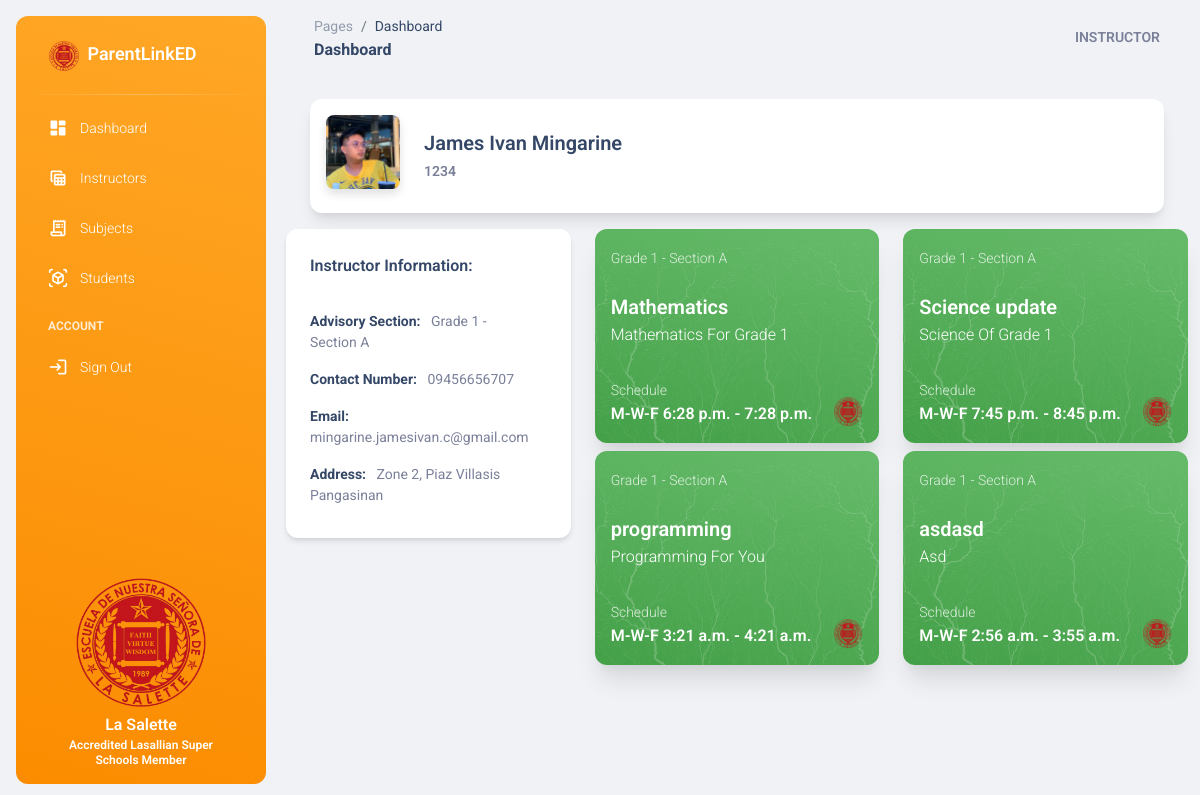
Screenshot of /instructor-info/1234/ (signed in) with the database file from the repository.
### base/models.py (models this page shows, shortened)
class Instructor(models.Model):
    user = models.OneToOneField(User, on_delete=models.CASCADE)
    employee_id = models.CharField(max_length=100, null = True, blank = True)
    contact_number = models.CharField(max_length=11, null = True, blank = True)
    address = models.CharField(max_length=255, null = True, blank = True)
    avatar = models.ImageField(upload_to='avatars/', default = '/default_avatar.png', null = True, blank = True)
    date_created = models.DateTimeField(auto_now_add=True, null = True, blank = True)

class YearLevelSection(models.Model):
    year_levels = [
        ('Grade 1', 'Grade 1'),
        ('Grade 2', 'Grade 2'),
        ('Grade 3', 'Grade 3'),
        ('Grade 4', 'Grade 4'),
        ('Grade 5', 'Grade 5'),
        ('Grade 6', 'Grade 6'),
    ]
    year_level = models.CharField(max_length=10, choices=year_levels)
    section = models.CharField(max_length=10)
    subjects = models.ManyToManyField(Subject, null=True, blank=True, related_name='year_level_sections')
    instructor = models.ForeignKey(Instructor, on_delete=models.CASCADE, related_name='year_level_sections', null = True, blank = True)
    slug = models.SlugField(max_length=255, unique=True, null=True, blank=True)
    def __str__(self):
        return f"{self.year_level} - {self.section}"

class Subject(models.Model):
    name = models.CharField(max_length=100)
    subject_code = models.CharField(max_length=100, null=True, blank=True)
    description = models.TextField(blank=True, null=True)
    day = models.CharField(max_length=100)
    start_time = models.TimeField()
    end_time = models.TimeField()
    slug = models.SlugField(max_length=255, unique=True, null=True, blank=True)

### base/views.py (the view)
# urls.py: path('instructor-info/<str:instructor_id>/', views.instructor_detail, name='instructor_detail'),
@login_required
def instructor_detail(request, instructor_id):
    instructor = Instructor.objects.get(employee_id=instructor_id)
    year_level_sections = instructor.year_level_sections.all().select_related('instructor').prefetch_related('subjects')
    context = {
        'instructor': instructor,
        'year_level_sections': year_level_sections,
    }
    return render(request, 'base/admin/instructor_detail.html', context)

### base/templates/base/admin/instructor_detail.html (shortened to what this page needs)
{% extends 'base.html' %}
{% block stylesheet %}
<stype>
{% endblock %}
{% block content %}
<div class="card shadow-lg mx-4 card-profile-bottom">
    <div class="card-body p-3">
        <div class="row gx-4">
            <div class="col-auto">
                <div class="avatar avatar-xl position-relative">
                    <img src="{{ instructor.avatar.url }}" alt="profile_image" class="w-100 border-radius-lg shadow-sm">
                </div>
            </div>
            <div class="col-auto my-auto">
                <div class="h-auto">
                    <h5 class="mb-1 text-capitalize">
                        {{ instructor.user.first_name }} {{ instructor.user.last_name}}
                    </h5>
                    <p class="mb-0 font-weight-bold text-sm">
                        {{ instructor.employee_id }}
                    </p>
                </div>
            </div>
        </div>
    </div>
</div>
<div class="row mt-3">
    <div class="col-md-4 mt-md-0 mt-1">
        <div class=" card h-auto">
            <div class="card-header pb-0">
                <h6 class="mb-0">Instructor Information: </h6>
            </div>
            <div class="card-body">
                <ul class="list-group">
                    {% for year_level_section in year_level_sections %}
                        <li class="list-group-item border-0 ps-0 text-sm"><strong class="text-dark">Advisory Section:</strong> &nbsp; {{ year_level_section }}</li>
                    {% endfor %}
                    <li class="list-group-item border-0 ps-0 text-sm"><strong class="text-dark">Contact Number:</strong> &nbsp; {{ instructor.contact_number }}</li>
                    <li class="list-group-item border-0 ps-0 text-sm"><strong class="text-dark">Email:</strong> &nbsp; {{ instructor.user.email }}</li>
                    <li class="list-group-item border-0 ps-0 text-sm"><strong class="text-dark">Address:</strong> &nbsp; {{ instructor.address }}</li>
                </ul>
            </div>
        </div>
    </div>
    <div class="col-md-8 mt-md-0 mt-4">
        <div class="row ">
            {% for section in year_level_sections %}
            {% for subj in section.subjects.all %}
                <div class="col-xl-6 mb-xl-0 mb-1">
                    <div class="card mb-2 bg-transparent shadow-xl">
                        <div class="overflow-hidden position-relative border-radius-xl">
                            <img src="/static/assets/img/illustrations/pattern-tree.svg" class="position-absolute opacity-2 start-0 top-0 w-100 z-index-1 h-100" alt="pattern-tree">
                            <span class="mask bg-gradient-success opacity-10"></span>
                            <div class="card-body position-relative z-index-1 p-3">
                                <a type="button" data-bs-toggle="tooltip" title="View Section" href="{% url 'section_detail' section.slug %}"><p class="text-white text-sm opacity-8 mb-0">{{ section.year_level }} - {{ section.section }}</p></a>
                                <h5 class="text-white mt-4 mb-2 pb-2">{{ subj.name }}<br><span class="text-capitalize"><p>{{ subj.description}}</p></span></h5>
                                <div class="d-flex">
                                    <div class="d-flex">
                                        <div>
                                            <p class="text-white text-sm opacity-8 mb-0">Schedule</p>
                                            <h6 class="text-white mb-0">{{ subj.day }} {{ subj.start_time}} - {{ subj.end_time}}</h6>
                                        </div>
                                    </div>
                                    <div class="ms-auto w-20 d-flex align-items-end justify-content-end">
                                        <img class="w-60" src="/static/assets/img/logo.png" alt="logo">
                                    </div>
                                </div>
                            </div>
                        </div>
                    </div>
                </div>
            {% endfor %}
            {% empty %}
            <li>No year levels assigned</li>
        {% endfor %}
        </div>
    </div>
</div>
{% endblock %}

### templates/includes/nav.html (shortened to what this page needs)
<nav class="navbar navbar-main navbar-expand-lg px-0 mx-4 shadow-none border-radius-xl" id="navbarBlur" data-scroll="true">
    <div class="container-fluid py-1 px-3">
      <nav aria-label="breadcrumb">
        <ol class="breadcrumb bg-transparent mb-0 pb-0 pt-1 px-0 me-sm-6 me-5">
          <li class="breadcrumb-item text-sm"><a class="opacity-5 text-dark" href="javascript:;">Pages</a></li>
          <li class="breadcrumb-item text-sm text-dark active" aria-current="page">Dashboard</li>
        </ol>
        <h6 class="font-weight-bolder mb-0">Dashboard</h6>
      </nav>
      <div class="collapse navbar-collapse mt-sm-0 mt-2 me-md-0 me-sm-4" id="navbar">
        <ul class="navbar-nav  justify-content-end">
          <li class="nav-item d-flex align-items-center">
            <a href="" class="nav-link text-body font-weight-bold px-0">
              <span class="d-sm-inline d-none text-uppercase">{{ request.user}}</span>
            </a>
          </li>
        </ul>
      </div>
    </div>
  </nav>

### rows the page displays
Instructor: avatar (picture), user.first_name "James Ivan", user.last_name "Mingarine", employee_id "1234", contact_number "09456656707", user.email "mingarine.jamesivan.c@gmail.com", address "Zone 2, Piaz Villasis Pangasinan"
YearLevelSection: year_level+section "Grade 1 - Section A", year_level "Grade 1", section "Section A"
Subject: name "Mathematics", description "Mathematics For Grade 1", day "M-W-F", start_time "6:28 p.m.", end_time "7:28 p.m."
Subject: name "Science update", description "Science Of Grade 1", day "M-W-F", start_time "7:45 p.m.", end_time "8:45 p.m."
Subject: name "programming", description "Programming For You", day "M-W-F", start_time "3:21 a.m.", end_time "4:21 a.m."
Subject: name "asdasd", description "Asd", day "M-W-F", start_time "2:56 a.m.", end_time "3:55 a.m."

### other values shown
{{ request.user }} "INSTRUCTOR"
